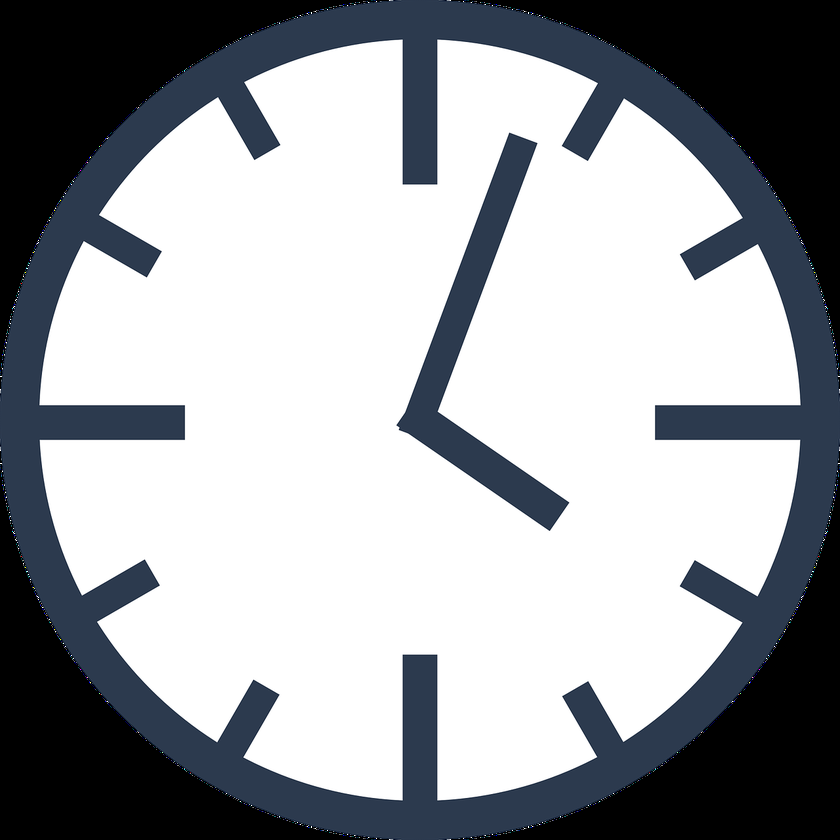
#> input picture watch1.png, 840 x 840 px, shrunk from 1280 x 1280 before the run, found by its file name
$ python check_photo_png.py
#> lines starting #> are read from the running program, lines starting #| are printed output that depends on the picture
import cv2

# Загрузка кадра и изображения PNG
frame = cv2.imread('watch1.png')  # Замените 'watch1.png' на ваш файл изображения
#> frame is the input picture: shape (840, 840, 3); mean B, G, R 162.6, 158.2, 155.1
png_image = cv2.imread('watch1.png', cv2.IMREAD_UNCHANGED)

# Проверка, что изображения загружены успешно
if frame is None or png_image is None:
    print("Ошибка: Не удалось загрузить изображения.")
else:
    # Извлечение альфа-канала изображения PNG
    alpha_channel = png_image[:, :, 3]
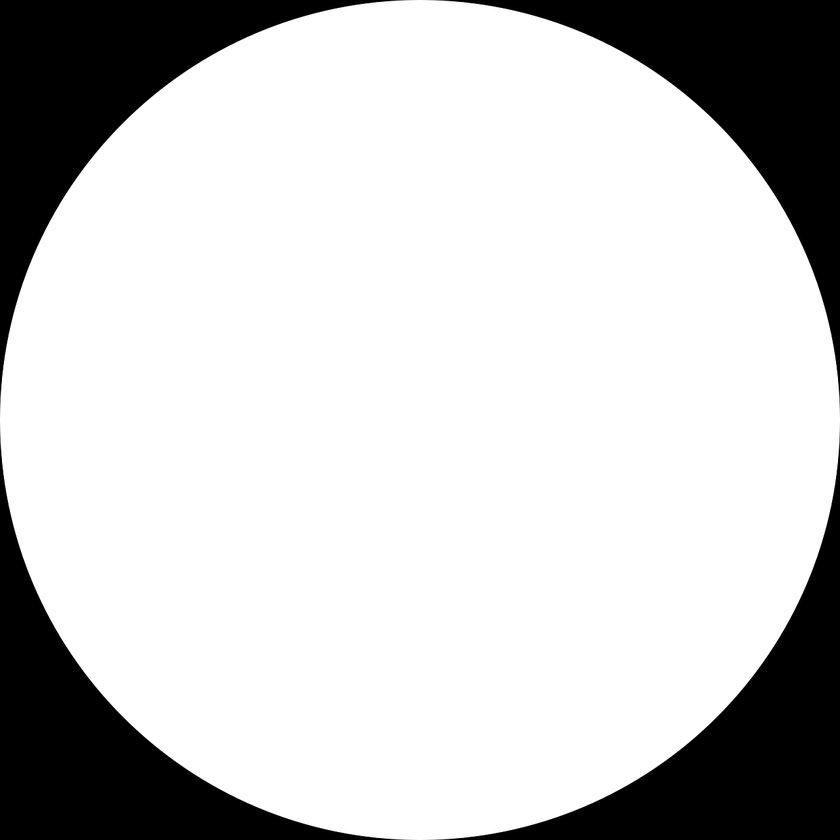
#> alpha_channel: shape (840, 840); min 0, max 255, mean 200.3

    # Извлечение RGB-каналов изображения PNG
    png_rgb = png_image[:, :, :3]

    # Определение области, на которую будет наложено изображение PNG
    x, y = 100, 100  # Примерные координаты для наложения изображения PNG
    height, width = png_rgb.shape[:2]
#> height = 840; width = 840

    # Область кадра, на которую будет наложено изображение PNG
    frame_roi = frame[y:y + height, x:x + width]
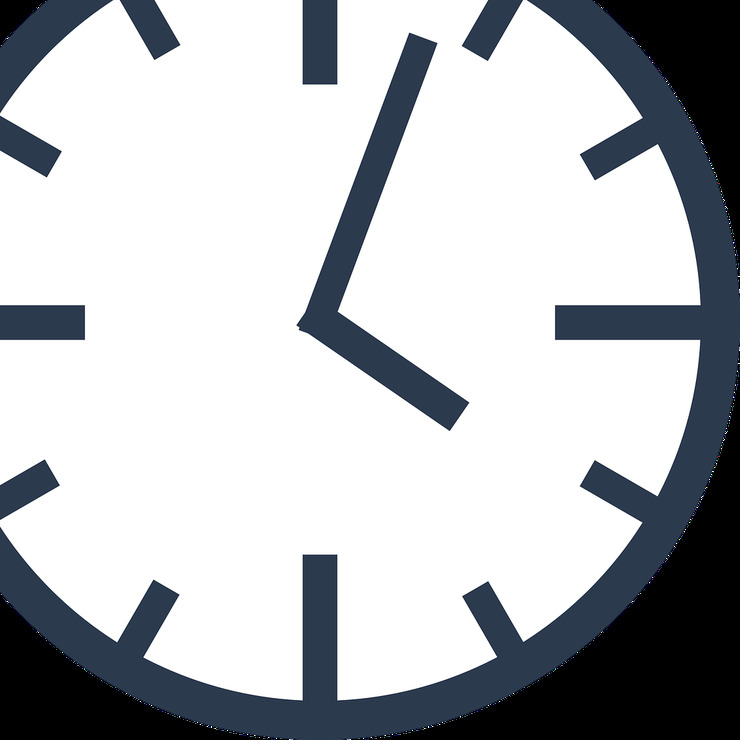
#> frame_roi: shape (740, 740, 3); mean B, G, R 189.5, 185.5, 182.8

    # Создание маски на основе альфа-канала
    mask = alpha_channel / 255.0

    # Наложение изображения PNG на кадр с использованием маски
#> (the run stopped early here; a loop or call above may not have finished)

$ run again, with watch2.png copied over watch1.png
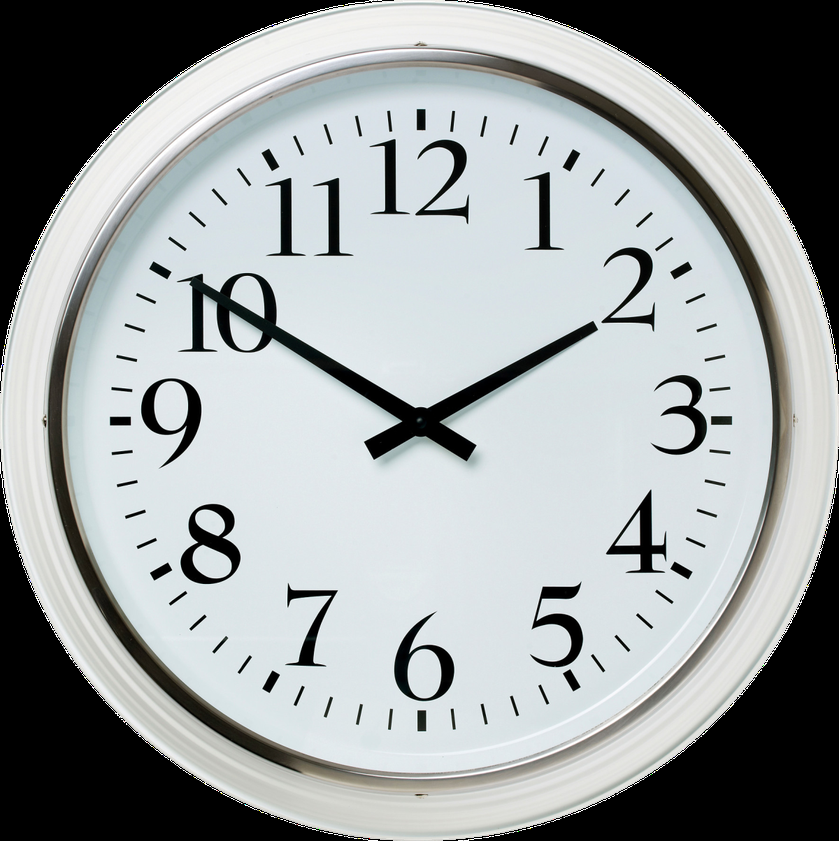
#> input picture watch2.png, 839 x 841 px, shrunk from 1200 x 1204 before the run, found by its file name
#> frame is the input picture: shape (841, 839, 3); mean B, G, R 160.8, 160.2, 155.5
#> `alpha_channel = png_image[:, :, 3]`:
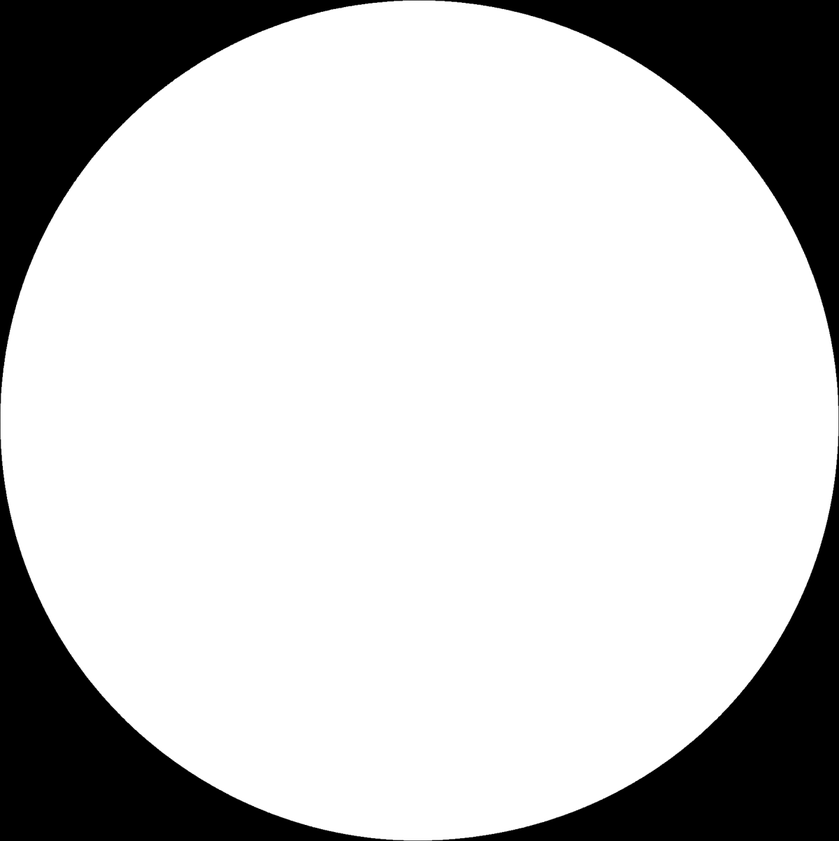
#> alpha_channel: shape (841, 839); min 0, max 255, mean 200.1
#> `frame_roi = frame[y:y + height, x:x + width]`:
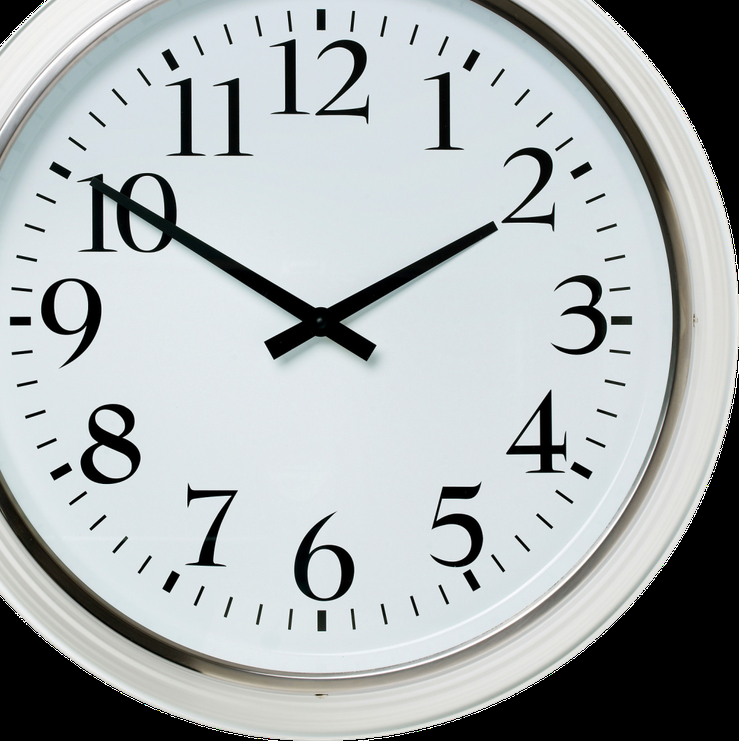
#> frame_roi: shape (741, 739, 3); mean B, G, R 179.5, 178.3, 172.8
